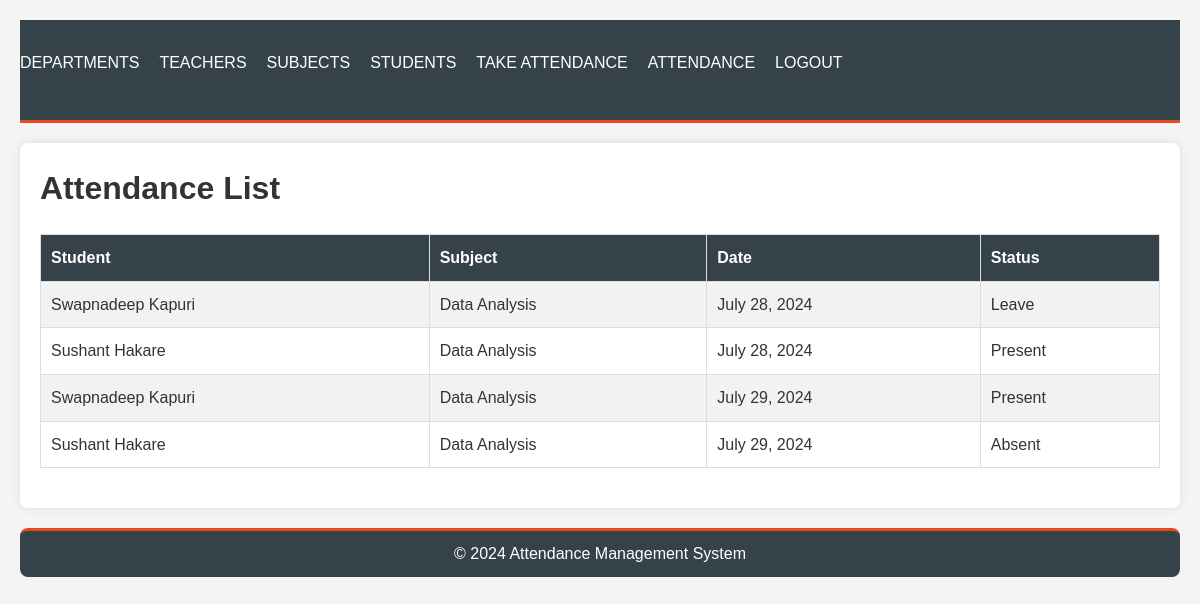
/attendance_list/ (signed in), run on the app's committed database.
### attendance/models.py (models this page shows, shortened)
class Attendance(models.Model):
    student = models.ForeignKey(Student, on_delete=models.CASCADE)
    subject = models.ForeignKey(Subject, on_delete=models.CASCADE)
    date = models.DateField()
    status = models.CharField(max_length=10, choices=[('Present', 'Present'), ('Absent', 'Absent'), ('Leave', 'Leave')])

class Student(models.Model):
    usn = models.CharField(max_length=10, unique=True)
    name = models.CharField(max_length=100)
    department = models.ForeignKey(Department, on_delete=models.CASCADE)
    semester = models.IntegerField()
    student_class = models.CharField(max_length=10)

class Subject(models.Model):
    unique_subject_id = models.CharField(max_length=10, unique=True)
    name = models.CharField(max_length=100)
    department = models.ForeignKey(Department, on_delete=models.CASCADE)

### attendance/views.py (the view)
# urls.py: path('attendance_list/', views.attendance_list, name='attendance_list'),
@login_required
def attendance_list(request):
    attendances = Attendance.objects.all()
    return render(request, 'attendance/attendance_list.html', {'attendances': attendances})

### attendance/templates/attendance/attendance_list.html
{% extends 'attendance/base.html' %}
{% block content %}
<h1>Attendance List</h1>
<table>
    <tr>
        <th>Student</th>
        <th>Subject</th>
        <th>Date</th>
        <th>Status</th>
    </tr>
    {% for attendance in attendances %}
    <tr>
        <td>{{ attendance.student.name }}</td>
        <td>{{ attendance.subject.name }}</td>
        <td>{{ attendance.date }}</td>
        <td>{{ attendance.status }}</td>
    </tr>
    {% endfor %}
</table>
{% endblock %}

### attendance/templates/attendance/base.html (shortened to what this page needs)
{% load static %}
<!DOCTYPE html>
<html lang="en">
<head>
    <link rel="stylesheet" href="{% static 'attendance/css/styles.css' %}">
</head>
<body>
    <header>
        <nav>
            <ul>
                <li><a href="{% url 'department_list' %}">Departments</a></li>
                <li><a href="{% url 'teacher_list' %}">Teachers</a></li>
                <li><a href="{% url 'subject_list' %}">Subjects</a></li>
                <li><a href="{% url 'student_list' %}">Students</a></li>
                <li><a href="{% url 'attendance_form' %}">Take Attendance</a></li>
                <li><a href="{% url 'attendance_list' %}">Attendance</a></li>
                {% if user.is_authenticated %}
                    <li><a href="{% url 'logout' %}">Logout</a></li>
                {% else %}
                    <li><a href="{% url 'login' %}">Login</a></li>
                {% endif %}
            </ul>
        </nav>
    </header>
    <main>
        {% block content %}
        {% endblock %}
    </main>
    <footer>
        <p>&copy; 2024 Attendance Management System</p>
    </footer>
</body>
</html>

### attendance/static/attendance/css/styles.css (style rules this page uses)
body, h1, h2, h3, p, ul, ol, li { margin: 0; padding: 0; box-sizing: border-box; }
body { font-family: Arial, sans-serif; line-height: 1.6; background-color: #f4f4f4; color: #333; padding: 20px; }
header { background: #35424a; color: #ffffff; padding-top: 30px; min-height: 70px; border-bottom: #e8491d 3px solid; }
header a { color: #ffffff; text-decoration: none; text-transform: uppercase; font-size: 16px; }
header ul { padding: 0; list-style: none; display: flex; justify-content: flex-start; }
header li { margin-right: 20px; }
main { padding: 20px; background: #ffffff; margin-top: 20px; border-radius: 8px; box-shadow: 0 0 10px rgba(0,0,0,0.1); }
table { width: 100%; border-collapse: collapse; margin: 20px 0; }
table, th, td { border: 1px solid #dddddd; }
th, td { padding: 10px; text-align: left; }
th { background-color: #35424a; color: white; }
tr:nth-child(even) { background-color: #f2f2f2; }
footer { margin-top: 20px; text-align: center; padding: 10px; background: #35424a; color: white; border-top: #e8491d 3px solid; border-radius: 8px; }

### data on the page
Attendance: student.name "Swapnadeep Kapuri", subject.name "Data Analysis", date "July 28, 2024", status "Leave"
Attendance: student.name "Sushant Hakare", subject.name "Data Analysis", date "July 28, 2024", status "Present"
Attendance: student.name "Swapnadeep Kapuri", subject.name "Data Analysis", date "July 29, 2024", status "Present"
Attendance: student.name "Sushant Hakare", subject.name "Data Analysis", date "July 29, 2024", status "Absent"
